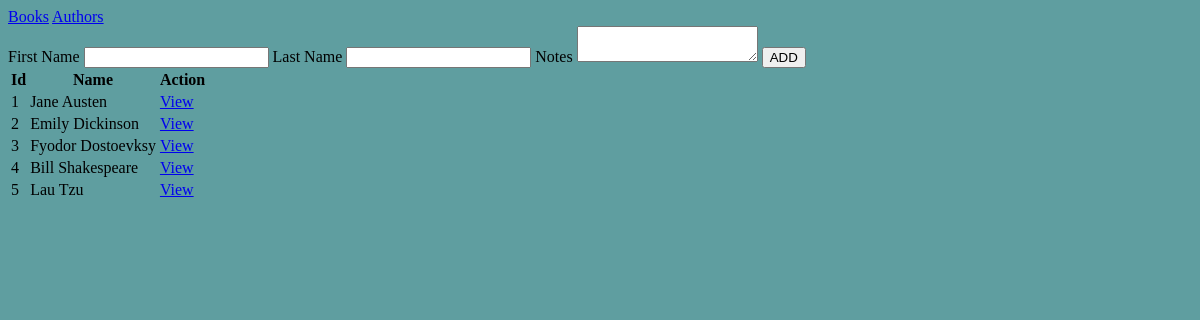
Page /authors on the earlier database version.
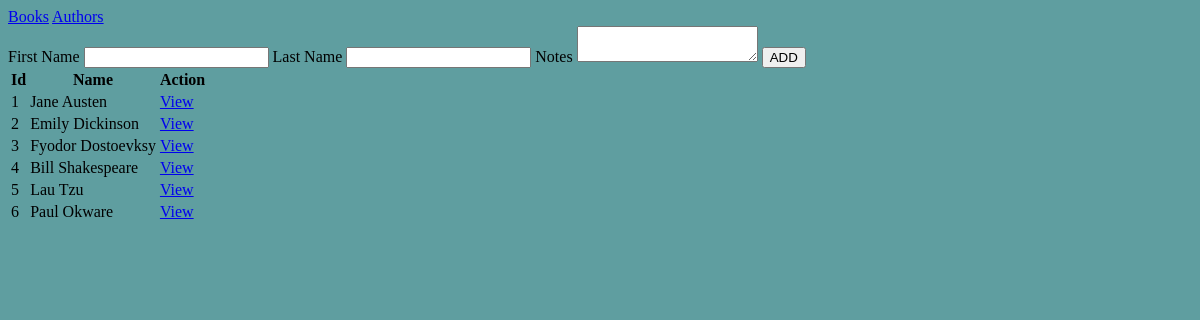
Same page on the later database version.
### booksAuthorsApp/models.py (models this page shows)
class Author(models.Model):
    first_name = models.CharField(max_length=45)
    last_name = models.CharField(max_length=45)
    notes = models.CharField(max_length=255,default='DEFAULT VALUE')
    books = models.ManyToManyField(Book, related_name = "authors")
    created_at = models.DateTimeField(auto_now_add=True)
    updated_at = models.DateTimeField(auto_now=True)

### booksAuthorsApp/views.py (the view)
# urls.py: path('authors',views.authors),
def authors(request):
    return render(request, 'authors.html',{"authors":Author.objects.all()})

### booksAuthorsApp/templates/authors.html (shortened to what this page needs)
<!DOCTYPE html>
<html lang="en">
<head>
    {% load static %}
    <link rel="stylesheet" href="{% static 'css/styles.css'%}">
</head>
<header>
    <nav>
        <a href="/">Books</a>
        <a href="/authors">Authors</a>
    </nav>
</header>
<body>
    <div class="main">
        <form action="/authors/create" method="POST">
            <label for="first_name">First Name</label>
            <input type="text" name="first_name" id="first_name">
            <label for="last_name">Last Name</label>
            <input type="text" name="last_name" id="last_name">
            <label for="notes">Notes</label>
            <textarea name="notes" id="notes"></textarea>
            <button>ADD</button>
        </form>
        <table>
            <thead>
                <tr>
                    <th>Id</th>
                    <th>Name</th>
                    <th>Action</th>
                </tr>
            </thead>
            <tbody>
            {% for author in authors %}
            <tr>
                <td>{{ author.id }}</td>
                <td>{{ author.first_name }} {{author.last_name}}</td>
                <td><a href="/authors/{{ author.id }}">View</a></td>
            </tr>
            {% endfor %}
            </tbody>
        </table>
    </div>
</body>
</html>

Differences in the rows shown:
added Author: id "6", first_name "Paul", last_name "Okware"
